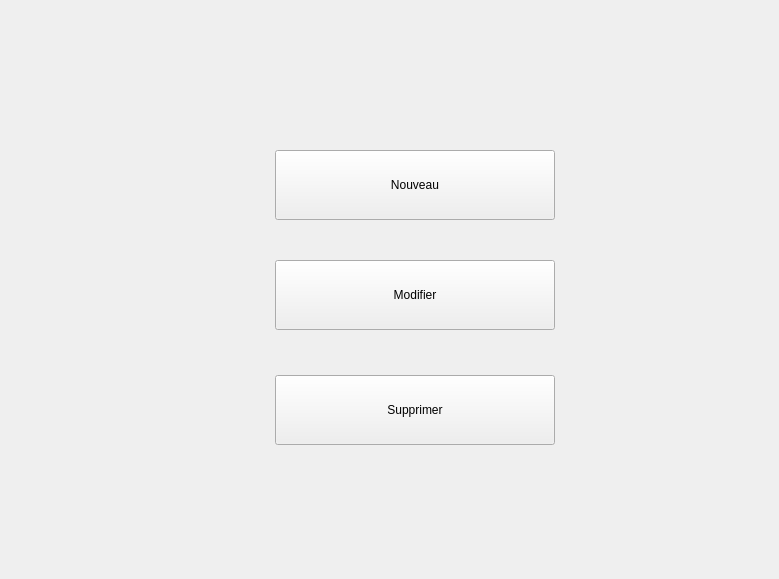
      <widget class="QWidget" name="pageLecteurPrincipale">
       <widget class="QPushButton" name="cercleLecteur">
        <property name="geometry">
         <rect>
          <x>160</x>
          <y>50</y>
          <width>500</width>
          <height>500</height>
         </rect>
        </property>
        <property name="styleSheet">
         <string notr="true"/>
        </property>
        <property name="text">
         <string/>
        </property>
        <property name="iconSize">
         <size>
          <width>125</width>
          <height>125</height>
         </size>
        </property>
        <property name="autoDefault">
         <bool>false</bool>
        </property>
        <property name="default">
         <bool>false</bool>
        </property>
        <property name="flat">
         <bool>true</bool>
        </property>
       </widget>
       <widget class="QPushButton" name="boutonModifierLecteur">
        <property name="geometry">
         <rect>
          <x>275</x>
          <y>260</y>
          <width>280</width>
          <height>70</height>
         </rect>
        </property>
        <property name="styleSheet">
         <string notr="true"/>
        </property>
        <property name="text">
         <string>Modifier</string>
        </property>
       </widget>
       <widget class="QPushButton" name="boutonSupprimerLecteur">
        <property name="geometry">
         <rect>
          <x>275</x>
          <y>375</y>
          <width>280</width>
          <height>70</height>
         </rect>
        </property>
        <property name="styleSheet">
         <string notr="true"/>
        </property>
        <property name="text">
         <string>Supprimer</string>
        </property>
       </widget>
       <widget class="QPushButton" name="boutonRetourLecteur">
        <property name="geometry">
         <rect>
          <x>700</x>
          <y>500</y>
          <width>70</width>
          <height>70</height>
         </rect>
        </property>
        <property name="styleSheet">
         <string notr="true"/>
        </property>
        <property name="text">
         <string/>
        </property>
        <property name="icon">
         <iconset resource="sourceimage.qrc">
          <normaloff>:/images/back.png</normaloff>:/images/back.png</iconset>
        </property>
        <property name="iconSize">
         <size>
          <width>40</width>
          <height>40</height>
         </size>
        </property>
        <property name="flat">
         <bool>true</bool>
        </property>
       </widget>
       <widget class="QPushButton" name="boutonAjoutLecteur">
        <property name="geometry">
         <rect>
          <x>275</x>
          <y>150</y>
          <width>280</width>
          <height>70</height>
         </rect>
        </property>
        <property name="text">
         <string>Nouveau</string>
        </property>
       </widget>
       <zorder>cercleLecteur</zorder>
       <zorder>boutonSupprimerLecteur</zorder>
       <zorder>boutonRetourLecteur</zorder>
       <zorder>boutonAjoutLecteur</zorder>
       <zorder>boutonModifierLecteur</zorder>
      </widget>
